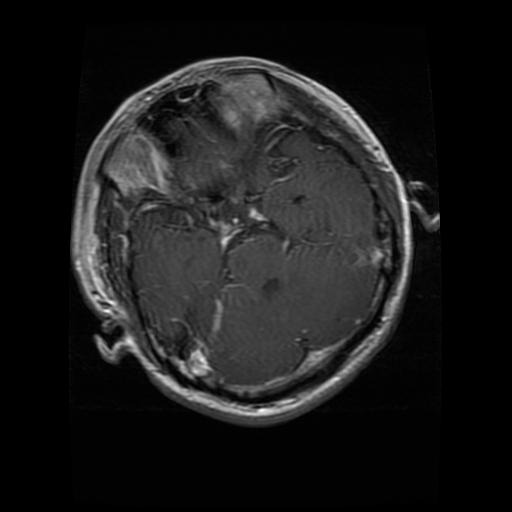
#> input picture src/dataset/raw/Testing/glioma/Te-glTr_0006.jpg, 512 x 512 px, found by its file name; its folder holds only this picture in this run
$ jupyter execute --allow-errors Main.ipynb
#> lines starting #> are read from the running program, lines starting #| are printed output that depends on the picture; after the words box and inside, x2 and y2 are one past the last pixel; in counts of white or black regions, pixels touching at a corner belong together
# SETTING UP

[cell 1]
from google.colab import drive
drive.mount('/content/drive')

[cell 2]
import os

os.chdir('/content/drive/MyDrive/HCMUT/ML242/GA')

[cell 3]
if os.path.isdir('/content/drive/MyDrive/HCMUT/ML242/GA'):
    print("OK")
else: print("NO")

**Dataset structure**
```
dataset
|-- Original
|        |-- Training
|        |       |-- glioma     (Tr_gl_xxxx.jpg)    --> 1321 images
|        |       |-- meningioma (Tr_me_xxxx.jpg)    --> 1339 images
|        |       |-- notumor    (Tr_no_xxxx.jpg)    --> 1595 images
|        |       |-- pituitary  (Tr_pi_xxxx.jpg)    --> 1457 images
|        |-- Testing
|        |       |-- glioma     (Te_gl_xxxx.jpg)    --> 300 images
|        |       |-- meningioma (Te_me_xxxx.jpg)    --> 306 images
|        |       |-- notumor    (Te_no_xxxx.jpg)    --> 405 images
|        |       |-- pituitary  (Te_pi_xxxx.jpg)    --> 300 images
|-- AfterPreprocess
|        |-- Training
|        |       |-- glioma     (Tr_gl_xxxx.jpg)    --> 1321 images
|        |       |-- meningioma (Tr_me_xxxx.jpg)    --> 1339 images
|        |       |-- notumor    (Tr_no_xxxx.jpg)    --> 1595 images
|        |       |-- pituitary  (Tr_pi_xxxx.jpg)    --> 1457 images
|        |-- Testing
|        |       |-- glioma     (Te_gl_xxxx.jpg)    --> 300 images
|        |       |-- meningioma (Te_me_xxxx.jpg)    --> 306 images
|        |       |-- notumor    (Te_no_xxxx.jpg)    --> 405 images
|        |       |-- pituitary  (Te_pi_xxxx.jpg)    --> 300 images
|        |-- augmented_img_paths.json
```

# Preprocessing Images

[cell 4]
import numpy as np
import tqdm
import cv2
import imutils
import matplotlib.pyplot as plt
import random
import json

[cell 5]
class ImgPreprocess:
    def __init__ (self,
                  origin_dir:str = "dataset/Original",
                  save_dir:str = "dataset/AfterPreprocess"):
        self.origin_dir = origin_dir
        self.save_dir = save_dir
        self.augmented_img_path = []

    def crop_img(self, img, extra_padding:int=0):
        """
	        Finds the extreme points on the image and crops the rectangular out of them
	    """
        gray = cv2.cvtColor(img, cv2.COLOR_RGB2GRAY)
        gray = cv2.GaussianBlur(gray, (3, 3), 0)

        thresh = cv2.threshold(gray, 45, 255, cv2.THRESH_BINARY)[1]
        thresh = cv2.erode(thresh, None, iterations=2)
        thresh = cv2.dilate(thresh, None, iterations=2)

        cnts = cv2.findContours(thresh.copy(), cv2.RETR_EXTERNAL, cv2.CHAIN_APPROX_SIMPLE)
        cnts = imutils.grab_contours(cnts)
        c = max(cnts, key=cv2.contourArea)

        extLeft = tuple(c[c[:, :, 0].argmin()][0])
        extRight = tuple(c[c[:, :, 0].argmax()][0])
        extTop = tuple(c[c[:, :, 1].argmin()][0])
        extBot = tuple(c[c[:, :, 1].argmax()][0])
        new_img = img[extTop[1]-extra_padding:extBot[1]+extra_padding, extLeft[0]-extra_padding:extRight[0]+extra_padding].copy()

        return new_img

    # [19 lines left out: function augment_img, not called in this run]

    def run_on_dataset(self, augment_ratio:float=0.25, final_size=(256, 256)):
#> called with augment_ratio = 0.25, final_size = (256, 256)
        sub_dirs = ["Training", "Testing"]
        class_names = ["glioma", "meningioma", "notumor", "pituitary"]
        seed = 42

        random.seed(seed)
        np.random.seed(seed)

        augmented_paths = {}

        print(f"----- Preprocessing -----")

        for dir in sub_dirs:
            for name in class_names:
                out_dir = os.path.join(self.save_dir, dir, name)
                os.makedirs(out_dir, exist_ok=True)

        for dir in sub_dirs:
            augmented_paths[dir] = {}
            for name in class_names:
                augmented_paths[dir][name] = []
                in_dir = os.path.join(self.origin_dir, dir, name)
                out_dir = os.path.join(self.save_dir, dir, name)

                if not os.path.isdir(in_dir):
                    print(f"Bug found: in_dir not exist - in_dir: {in_dir}")
                    continue
                else:
                    print(f"Processing in {in_dir}")

                all_files = os.listdir(in_dir)
                all_imgs = [img for img in all_files if img.lower().endswith(('.jpg'))]
                if not all_imgs:
                    continue

                random.shuffle(all_imgs)
                n_augment = int(len(all_imgs) * augment_ratio)
                imgs_to_augment = set(all_files[:n_augment])
                print(f"--> Processing {len(all_imgs)} | Augmenting {n_augment} images.")

                rl_img = 0
                rl_augment = 0
                for img in all_imgs:
                    in_path = os.path.join(in_dir, img)
                    img_0 = cv2.imread(in_path)
#> img_0 is the input picture: shape (512, 512, 3); min 0, max 255, mean 27
                    if img_0 is None:
                        print(f"Failed to read image: {in_path}")
                        continue

                    try:
                        cropped_img = self.crop_img(img_0)
#> in crop_img, `thresh = cv2.threshold(gray, 45, 255, cv2.THRESH_BINARY)[1]`:
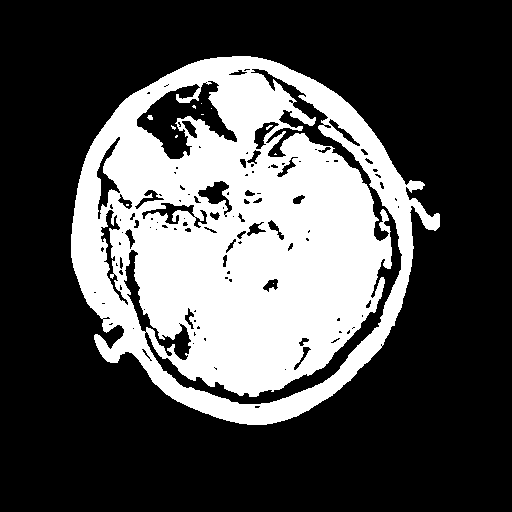
#> thresh: shape (512, 512); 30.9% white; 12 white regions (10 under 20 px), largest, box (x1, y1, x2, y2) and area: (71, 56, 440, 425) 80988, (147, 115, 153, 120) 23
#> in crop_img, `thresh = cv2.erode(thresh, None, iterations=2)`:
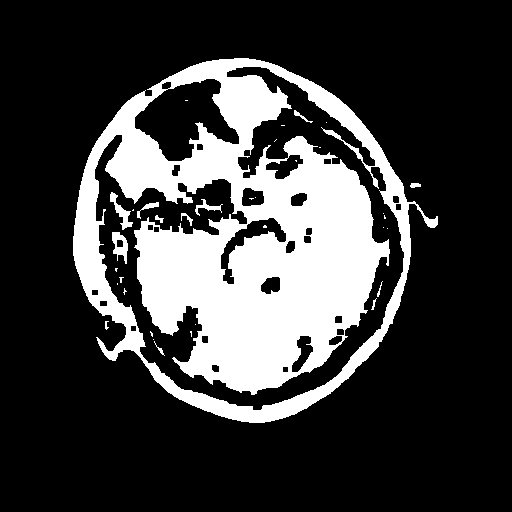
#> thresh: shape (512, 512); 23.9% white; 35 white regions (22 under 20 px), largest, box (x1, y1, x2, y2) and area: (73, 58, 438, 423) 61491, (112, 232, 128, 264) 281, (110, 192, 133, 230) 273
#> in crop_img, `thresh = cv2.dilate(thresh, None, iterations=2)`:
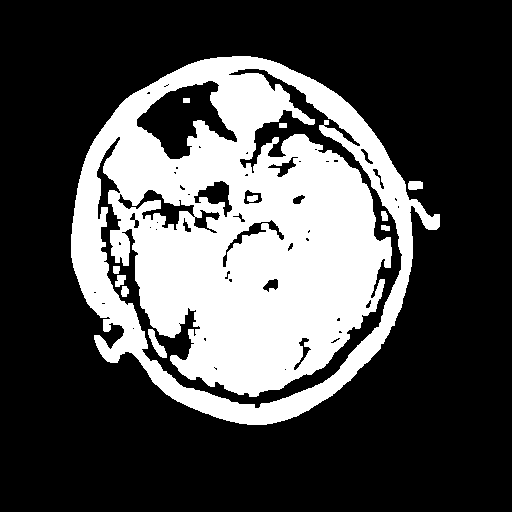
#> thresh: shape (512, 512); 30% white; 11 white regions
#> in crop_img, `cnts = cv2.findContours(thresh.copy(), cv2.RETR_EXTERNAL, cv2.CHAIN_AP..`: cnts = 2 contours; box (x1, y1, x2, y2) and area: (71, 56, 440, 425) 96077, (408, 181, 423, 190) 103
#> in crop_img, `c = max(cnts, key=cv2.contourArea)`: c = contour of 614 points, box (x1, y1, x2, y2) (71, 56, 440, 425), area 96077
#> in crop_img, `extLeft = tuple(c[c[:, :, 0].argmin()][0])`: extLeft = (71, 234)
#> in crop_img, `extRight = tuple(c[c[:, :, 0].argmax()][0])`: extRight = (439, 226)
#> in crop_img, `extTop = tuple(c[c[:, :, 1].argmin()][0])`: extTop = (232, 56)
#> in crop_img, `extBot = tuple(c[c[:, :, 1].argmax()][0])`: extBot = (247, 424)
#> in crop_img, `new_img = img[extTop[1]-extra_padding:extBot[1]+extra_padding, extLeft..`:
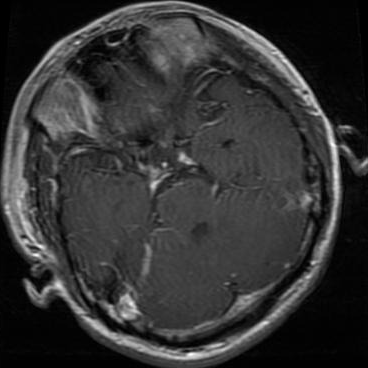
#> new_img: shape (368, 368, 3); min 0, max 255, mean 51.5
                        rl_img += 1

                        if img in imgs_to_augment:
                            cropped_img = self.augment_img(cropped_img)
                            augmented_paths[dir][name].append(os.path.join(out_dir, img))
                            rl_augment += 1

                        resized_img = cv2.resize(cropped_img, final_size, interpolation=cv2.INTER_AREA)
                        out_path = os.path.join(out_dir, img)
                        cv2.imwrite(out_path, resized_img)
                    except Exception as e:
                        print(f"Error processing {in_path}: {e}")

                print(f"----> Finish processing in {in_dir}")
                print(f"----> Total preprocessed img: {rl_img} | Total augmented img: {rl_augment}")

        self.augmented_img_path = augmented_paths
#> self.augmented_img_path = 2 items
        augmented_json_file = "augmented_img_paths.json"
        augmented_file_path = os.path.join(self.save_dir, augmented_json_file)
        with open(augmented_file_path, 'w') as f:
            json.dump(augmented_paths, f, indent=4)

        print(f"Preprocessing complete | Augmented image paths saved to {augmented_file_path}")


    # [23 lines left out: functions load_augmented_paths, plot_single_img, not called in this run]

[cell 6]
img_prep = ImgPreprocess()
img_prep.run_on_dataset()

# Data loader

[cell 7]
import os
import cv2
import torch
from torch.utils.data import Dataset, DataLoader
from torchvision import transforms
import numpy as np

[cell 8]
class BrainTumorDataset(Dataset):
    # [15 lines left out: function __init__, not called in this run]


    def __len__(self):
        return len(self.img_paths)


    # [10 lines left out: function __getitem__, not called in this run]

[cell 9]
class Loader:
    def __init__(self,
                 data_dir:str="dataset/AfterPreprocess",
                 batch_size=32,
                 validation_split=0.2):
        self.data_dir = data_dir
        self.batch_size = batch_size
        self.validation_split = validation_split

        self.class_names = ["glioma", "meningioma", "notumor", "pituitary"]


    def get_dataloader(self):
        transform = transforms.Compose([
            transforms.ToTensor(),
            transforms.Normalize(mean=[0.5], std=[0.5])
        ])

        full_train_set = BrainTumorDataset(data_dir=self.data_dir,
                                           class_names=self.class_names,
                                           transform=transform,
                                           mode="Training")

        val_size = int(len(full_train_set) * self.validation_split)
        train_size = len(full_train_set) - val_size

        train_dataset, val_dataset = torch.utils.data.random_split(
            full_train_set,
            [train_size, val_size]
        )

        train_loader = DataLoader(train_dataset,
                                  batch_size=self.batch_size,
                                  shuffle=True)
        val_loader = DataLoader(val_dataset,
                                batch_size=self.batch_size,
                                shuffle=False)

        test_dataset = BrainTumorDataset(data_dir=self.data_dir,
                                         class_names=self.class_names,
                                         transform=transform,
                                         mode="Testing")
        test_loader = DataLoader(test_dataset,
                                 batch_size=self.batch_size,
                                 shuffle=False)
        return train_loader, val_loader, test_loader

[cell 10]
loader = Loader(data_dir="dataset/AfterPreprocess", batch_size=32, validation_split=0.2)
#> (the rest of this cell did not finish here and is left out)

#> (a cell that did not finish here is left out)

#> (a cell that did not finish here is left out)

# Dynamic Neural Networks

[cell 13]
import torch
import torch.nn as nn

[cell 14]
class DynamicNN(nn.Module):
    def __init__(self,
                 num_cnns=2,
                 num_fcns=2,
                 img_size=(1, 256, 256),
                 filters=[32, 64],
                 kernel_sizes=[3, 3],
                 strides=[1, 1],
                 pool_sizes=[2, 2],
                 fcn_units=[128, 64],
                 activation_index=0,
                 lr=0.01):
        super(DynamicNN, self).__init__()

        self.num_cnns = num_cnns
        self.num_fcns = num_fcns
        self.img_size = img_size
        self.filters = filters
        self.kernel_sizes = kernel_sizes
        self.strides = strides
        self.pool_sizes = pool_sizes
        self.fcn_units = fcn_units

        self.activate_function_list = [nn.ReLU(), nn.Sigmoid(), nn.Tanh()]
        self.activation_index = activation_index
        self.activation_function = self.activate_function_list[self.activation_index]

        self.conv_layers = self._build_conv_layers()
        self.fc_layers = self._build_fc_layers()

        self.lr = lr

    # [59 lines left out: functions _build_conv_layers, _build_fc_layers, forward, __str__, not called in this run]

#> (a cell that did not finish here is left out)

# Genetic Algorithm Optimizer

[cell 16]
import random
import torch
import torch.optim as optim
import torch.nn as nn
import time

#> (a cell that did not finish here is left out)

[cell 18]
import random
import numpy as np
import torch
import torch.nn as nn
import os

random.seed(42)
np.random.seed(42)
torch.manual_seed(42)
#> (this line was passed over: torch is not available in this run)
